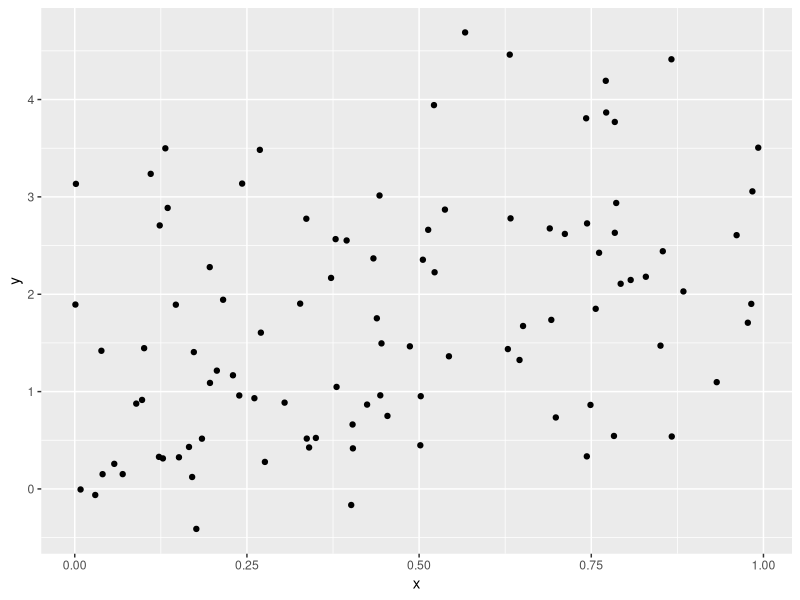

This figure's R source:
## ---- chunk 1
library(tidyverse)

plot_df =
  tibble(
    x = runif(100),
    y = 1 + 2 * x + rnorm(100)
  )

plot_df |> 
  ggplot(aes(x = x, y = y)) +
  geom_point()
